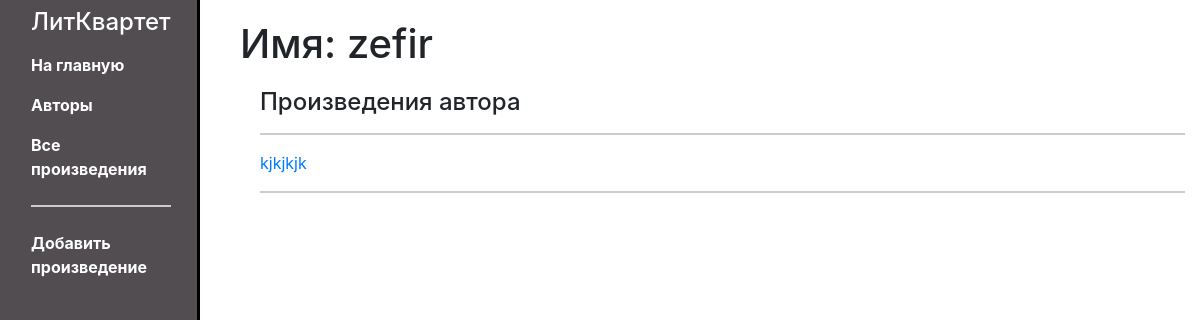
Before: /writer/book/2 with the older database file.
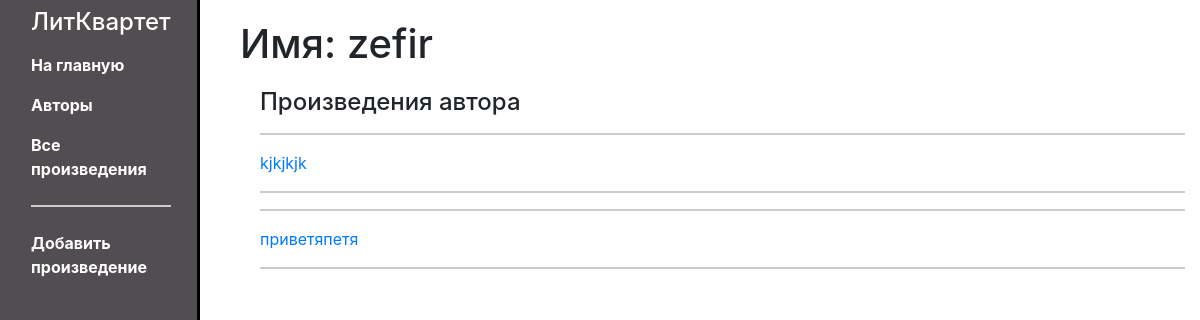
After: the same page with the newer database file.
### writer/models.py (models this page shows, shortened)
class Content(models.Model):
    id = models.UUIDField(primary_key=True, default=uuid.uuid4, help_text='Уникальный id для каждого произведения')
    author = models.ForeignKey(User, verbose_name='Автор', on_delete=models.CASCADE)
    ganre = models.ForeignKey('ContentType', on_delete=models.SET_NULL, null=True, verbose_name='Жанр')
    name = models.CharField('Название', max_length=200)
    description = models.TextField('Аннотация', max_length=500, null=True)
    data = models.TextField('Текст')

### writer/views.py (the view)
# urls.py: re_path(r'^book/(?P<pk>\d+)$', views.UserDetailView.as_view(), name='writer-user-detail'),
class UserDetailView(generic.DetailView):
    model = User

### writer/templates/auth/user_detail.html
{% extends "base_generic.html" %}
{% block content %}
  <h1>Имя: {{ user.username }}</h1>
<div style="margin-left:20px;margin-top:20px">
    <h4>Произведения автора</h4>
    {% for copy in user.content_set.all %}
    <hr>
    <a href="{% url 'content-detail' pk=copy.id %}"><p>{{copy.name}}</p></a>
    <hr>
    {% endfor %}
  </div>
{% endblock %}

Changed rows visible on the page:
added Content: name "приветяпетя"
